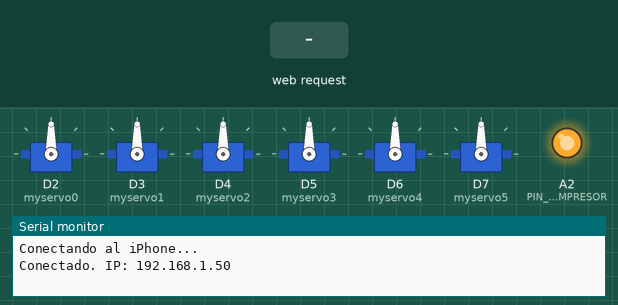
The sketch below on a simulated Arduino Uno R4 WiFi. On the bench: 6 × servo, output pins drawn as LEDs (lit = HIGH), the last lines printed to the serial monitor. The inputs (shaded band) are chosen by the test bench. WiFi joins after 1.5 s; servers stay silent unless stated.

Above: at 7.7 s.
7.8 s: HTTP request GET /start received
At 8.8 s:
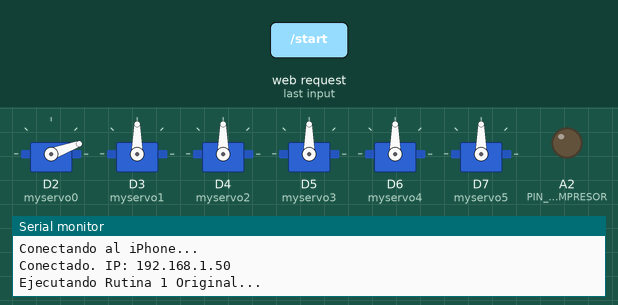
At 9.9 s:
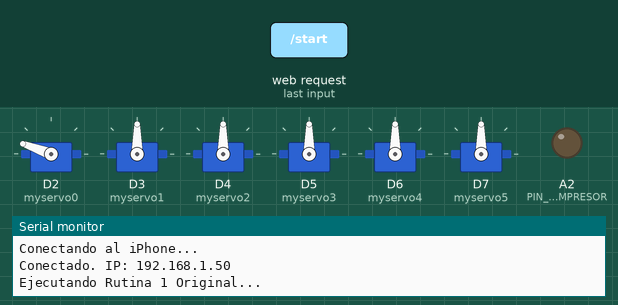
Timing chart, 0 to 23.3 s (numbered marks = the images above; inputs shaded):
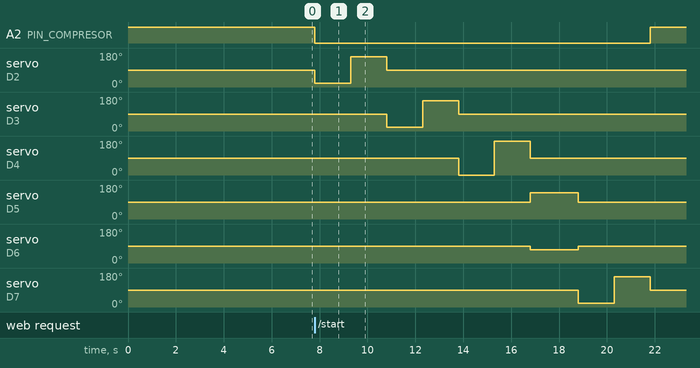

The sketch:

INTERFAS-2.ino
```cpp
#include <WiFiS3.h>
#include <Servo.h>

// --- CONFIGURACIÓN DE RED ---
char ssid[] = "iPhone Liz";
char pass[] = "lizlizliz";
WiFiServer server(80);
volatile bool rutinaActiva = false;

// --- OBJETOS DE SERVO (Tu estructura original) ---
Servo myservo0; Servo myservo1; Servo myservo2;
Servo myservo3; Servo myservo4; Servo myservo5;

const int PIN_COMPRESOR = A2;

void configurarPosicionReposo() {
  digitalWrite(PIN_COMPRESOR, HIGH); // Compresor OFF
  myservo0.write(90); myservo1.write(90); myservo2.write(90);
  myservo3.write(90); myservo4.write(90); myservo5.write(90);
}

void ejecutarRutina1() {
  Serial.println("Ejecutando Rutina 1 Original...");
  digitalWrite(PIN_COMPRESOR, LOW); // Activa succión al iniciar

  // Paso 1: Base
  myservo0.write(20); myservo1.write(90); myservo2.write(90);
  myservo3.write(90); myservo4.write(90); myservo5.write(90);
  delay(1500); if(!rutinaActiva) return;

  myservo0.write(160); delay(1500); if(!rutinaActiva) return;

  // Paso 2: Hombro
  myservo0.write(90); myservo1.write(20); delay(1500); if(!rutinaActiva) return;
  myservo1.write(160); delay(1500); if(!rutinaActiva) return;

  // Paso 3: Codo
  myservo1.write(90); myservo2.write(0); delay(1500); if(!rutinaActiva) return;
  myservo2.write(180); delay(1500); if(!rutinaActiva) return;

  // Paso 4: Coordinado (Articulación 4 y 5)
  myservo2.write(90); myservo3.write(140); myservo4.write(70);
  delay(2000); if(!rutinaActiva) return;

  // Paso 5: Muñeca
  myservo3.write(90); myservo4.write(90); myservo5.write(20);
  delay(1500); if(!rutinaActiva) return;
  myservo5.write(160); delay(1500); if(!rutinaActiva) return;

  Serial.println("Rutina Finalizada.");
  digitalWrite(PIN_COMPRESOR, HIGH); // Apaga succión
  configurarPosicionReposo();
  rutinaActiva = false;
}

void setup() {
  // Seguridad Compresor
  pinMode(PIN_COMPRESOR, OUTPUT);
  digitalWrite(PIN_COMPRESOR, HIGH);

  Serial.begin(9600);

  // Attach de tus 6 servos originales
  myservo0.attach(2); myservo1.attach(3); myservo2.attach(4);
  myservo3.attach(5); myservo4.attach(6); myservo5.attach(7);

  configurarPosicionReposo();

  while (WiFi.status() != WL_CONNECTED) {
    Serial.println("Conectando al iPhone...");
    WiFi.begin(ssid, pass);
    delay(5000);
  }
  server.begin();
  Serial.print("Conectado. IP: "); Serial.println(WiFi.localIP());
}

void loop() {
  if (rutinaActiva) {
    ejecutarRutina1();
  }

  WiFiClient client = server.available();
  if (client) {
    String request = client.readStringUntil('\r');


    client.println("HTTP/1.1 200 OK");
    client.println("Access-Control-Allow-Origin: *");
    client.println("Content-Type: text/html");
    client.println("Connection: close");
    client.println();
    client.println("OK");
    client.stop();

    if (request.indexOf("GET /start") != -1) {
      rutinaActiva = true;
    }
    if (request.indexOf("GET /reset") != -1) {
      rutinaActiva = false;
      configurarPosicionReposo();
    }
  }
}
```

Measured:
- after the input at 7.8 s, A2 (PIN_COMPRESOR): HIGH → LOW at once, → HIGH 14.0 s later; servo on D2 (myservo0): 90° → 20° at once, → 160° 1.5 s later, → 90° 1.5 s later
